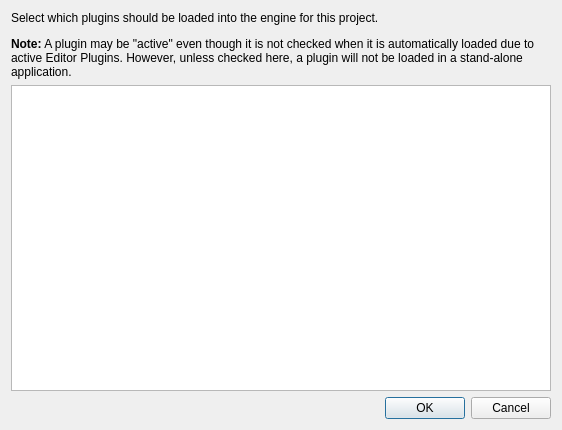
<?xml version="1.0" encoding="UTF-8"?>
<ui version="4.0">
 <class>ezQtEnginePluginConfigDlg</class>
 <widget class="QDialog" name="ezQtEnginePluginConfigDlg">
  <property name="geometry">
   <rect>
    <x>0</x>
    <y>0</y>
    <width>562</width>
    <height>430</height>
   </rect>
  </property>
  <property name="windowTitle">
   <string>Plugin Configuration</string>
  </property>
  <property name="windowIcon">
   <iconset resource="../QtResources/resources.qrc">
    <normaloff>:/EditorFramework/Icons/Plugins16.png</normaloff>:/EditorFramework/Icons/Plugins16.png</iconset>
  </property>
  <layout class="QVBoxLayout" name="verticalLayout">
   <item>
    <widget class="QLabel" name="label">
     <property name="sizePolicy">
      <sizepolicy hsizetype="Preferred" vsizetype="Preferred">
       <horstretch>0</horstretch>
       <verstretch>0</verstretch>
      </sizepolicy>
     </property>
     <property name="text">
      <string>&lt;html&gt;&lt;head/&gt;&lt;body&gt;&lt;p&gt;Select which plugins should be loaded into the engine for this project.&lt;/p&gt;&lt;p&gt;&lt;span style=&quot; font-weight:600;&quot;&gt;Note:&lt;/span&gt; A plugin may be &amp;quot;active&amp;quot; even though it is not checked when it is automatically loaded due to active Editor Plugins. However, unless checked here, a plugin will not be loaded in a stand-alone application.&lt;/p&gt;&lt;/body&gt;&lt;/html&gt;</string>
     </property>
     <property name="textFormat">
      <enum>Qt::RichText</enum>
     </property>
     <property name="wordWrap">
      <bool>true</bool>
     </property>
    </widget>
   </item>
   <item>
    <widget class="QListWidget" name="ListPlugins">
     <property name="sortingEnabled">
      <bool>true</bool>
     </property>
    </widget>
   </item>
   <item>
    <layout class="QHBoxLayout" name="horizontalLayout">
     <item>
      <spacer name="horizontalSpacer">
       <property name="orientation">
        <enum>Qt::Horizontal</enum>
       </property>
       <property name="sizeHint" stdset="0">
        <size>
         <width>40</width>
         <height>20</height>
        </size>
       </property>
      </spacer>
     </item>
     <item>
      <widget class="QPushButton" name="ButtonOK">
       <property name="text">
        <string>OK</string>
       </property>
      </widget>
     </item>
     <item>
      <widget class="QPushButton" name="ButtonCancel">
       <property name="text">
        <string>Cancel</string>
       </property>
      </widget>
     </item>
    </layout>
   </item>
  </layout>
 </widget>
 <resources>
  <include location="../../../Code/Tools/GuiFoundation/QtResources/resources.qrc"/>
  <include location="../QtResources/resources.qrc"/>
 </resources>
 <connections/>
</ui>
